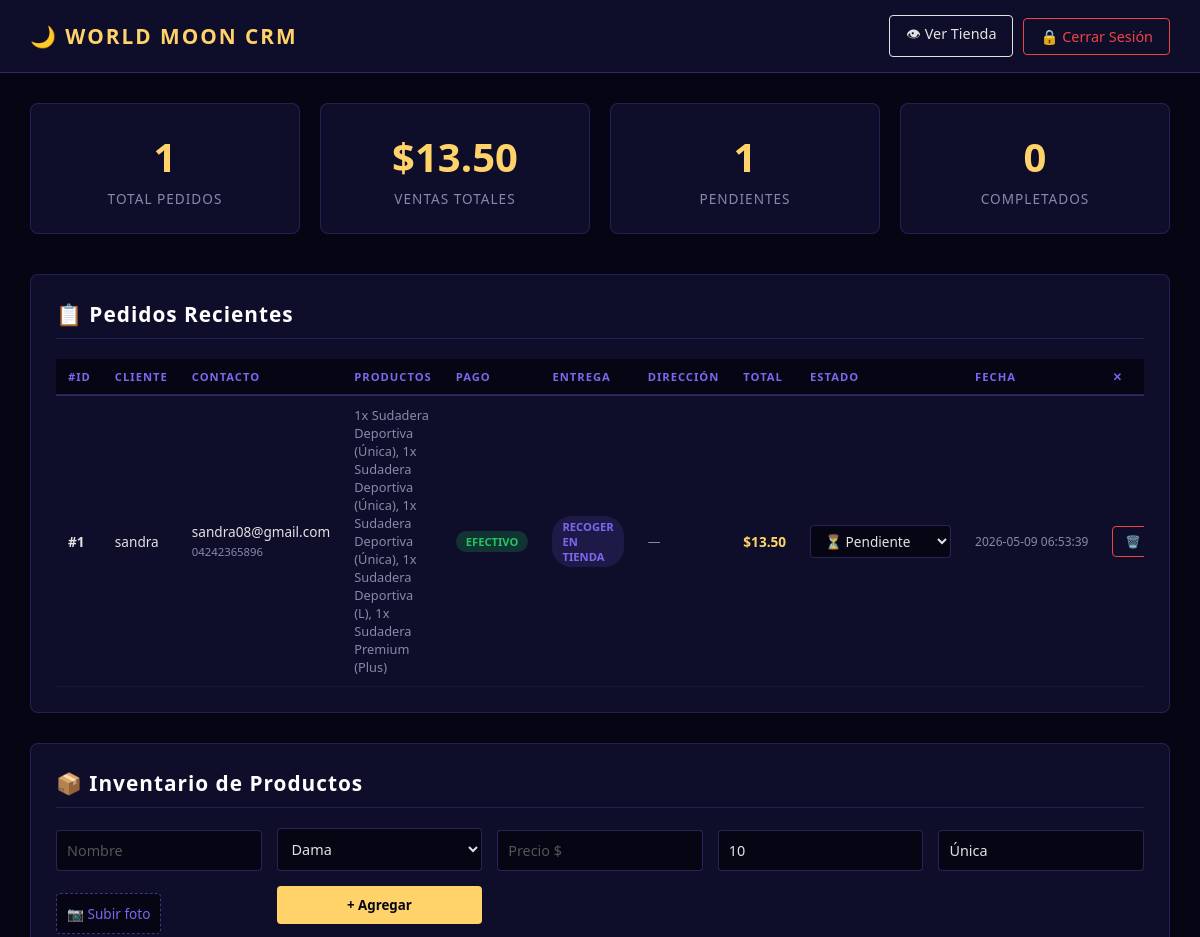
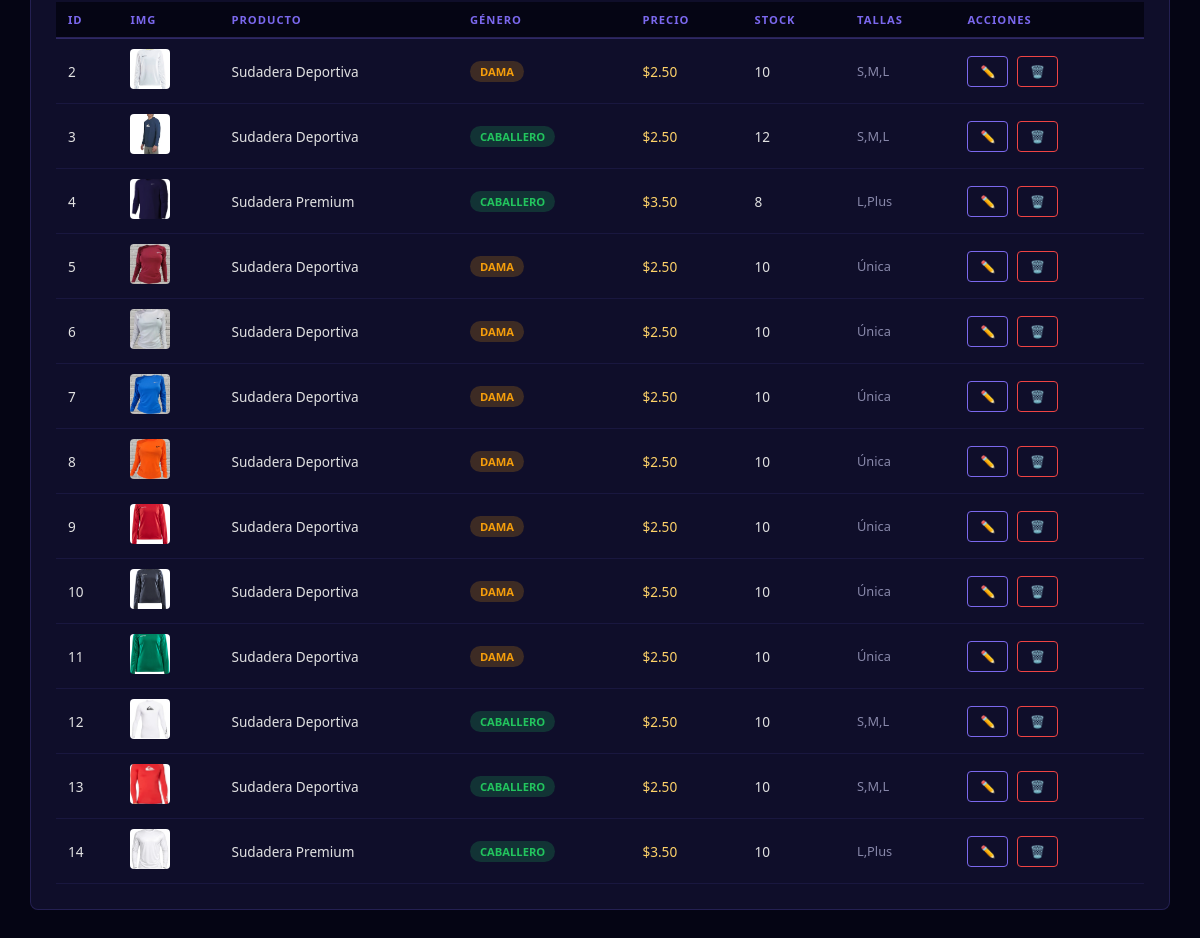
/admin (signed in), run on the app's committed database (2 pictures, top to bottom).
### tables this page shows
CREATE TABLE pedidos
                      (
                          id
                          INTEGER
                          PRIMARY
                          KEY
                          AUTOINCREMENT,
                          nombre
                          TEXT,
                          email
                          TEXT,
                          telefono
                          TEXT,
                          productos
                          TEXT,
                          total
                          REAL,
                          estado
                          TEXT
                          DEFAULT
                          'Pendiente',
                          metodo_pago
                          TEXT
                          DEFAULT
                          'Efectivo',
                          direccion
                          TEXT
                          DEFAULT
                          '',
                          delivery
                          TEXT
                          DEFAULT
                          'Recoger en tienda',
                          fecha
                          TIMESTAMP
                          DEFAULT
                          CURRENT_TIMESTAMP
                      );

CREATE TABLE productos
                      (
                          id
                          INTEGER
                          PRIMARY
                          KEY
                          AUTOINCREMENT,
                          nombre
                          TEXT,
                          genero
                          TEXT,
                          precio
                          REAL,
                          stock
                          INTEGER
                          DEFAULT
                          10,
                          imagen
                          TEXT,
                          tallas
                          TEXT
                      );

### app.py (the view)
@app.route('/admin')
def admin():
    if not session.get('admin'):
        return redirect('/admin/login')
    conn = get_db()
    pedidos = conn.execute('SELECT * FROM pedidos ORDER BY fecha DESC').fetchall()
    productos = conn.execute('SELECT * FROM productos').fetchall()
    total_pedidos = conn.execute('SELECT COUNT(*) as c FROM pedidos').fetchone()['c']
    total_ventas = conn.execute('SELECT COALESCE(SUM(total), 0) as s FROM pedidos').fetchone()['s']
    pendientes = conn.execute("SELECT COUNT(*) as c FROM pedidos WHERE estado='Pendiente'").fetchone()['c']
    completados = conn.execute("SELECT COUNT(*) as c FROM pedidos WHERE estado='Completado'").fetchone()['c']
    conn.close()
    return render_template('admin.html', pedidos=pedidos, productos=productos,
                           total_pedidos=total_pedidos, total_ventas=total_ventas,
                           pendientes=pendientes, completados=completados)

### app.py (called while the page is built)
def get_db():
    conn = sqlite3.connect(DB_NAME)
    conn.row_factory = sqlite3.Row
    return conn

### templates/admin.html (shortened to what this page needs)
<!DOCTYPE html>
<html lang="es">
<head>
</head>
<body>
    <nav class="admin-nav">
        <h1>🌙 World Moon CRM</h1>
        <div class="nav-links">
            <a href="/" target="_blank">👁 Ver Tienda</a>
            <a href="/admin/logout" class="btn-logout">🔒 Cerrar Sesión</a>
        </div>
    </nav>
    <div class="admin-contenido">
        <div class="stats-grid">
            <div class="stat-card"><div class="stat-numero">{{ total_pedidos }}</div><div class="stat-label">Total Pedidos</div></div>
            <div class="stat-card"><div class="stat-numero">${{ "%.2f"|format(total_ventas) }}</div><div class="stat-label">Ventas Totales</div></div>
            <div class="stat-card"><div class="stat-numero">{{ pendientes }}</div><div class="stat-label">Pendientes</div></div>
            <div class="stat-card"><div class="stat-numero">{{ completados }}</div><div class="stat-label">Completados</div></div>
        </div>
        <div class="seccion">
            <h2>📋 Pedidos Recientes</h2>
            {% if pedidos|length > 0 %}
            <div class="tabla-container">
                <table>
                    <thead><tr><th>#ID</th><th>Cliente</th><th>Contacto</th><th>Productos</th><th>Pago</th><th>Entrega</th><th>Dirección</th><th>Total</th><th>Estado</th><th>Fecha</th><th>✕</th></tr></thead>
                    <tbody>
                        {% for pedido in pedidos %}
                        <tr>
                            <td><strong>#{{ pedido.id }}</strong></td>
                            <td>{{ pedido.nombre }}</td>
                            <td>{{ pedido.email }}<br><small style="color:#8888aa">{{ pedido.telefono }}</small></td>
                            <td style="max-width:180px;font-size:0.8rem;color:#8888aa">{{ pedido.productos }}</td>
                            <td><span class="badge {% if pedido.metodo_pago=='Efectivo' %}badge-efectivo{% elif pedido.metodo_pago=='Transferencia' %}badge-transferencia{% elif pedido.metodo_pago=='Zelle' %}badge-zelle{% elif pedido.metodo_pago=='PayPal' %}badge-paypal{% else %}badge-tarjeta{% endif %}">{{ pedido.metodo_pago or 'Efectivo' }}</span></td>
                            <td><span class="badge badge-delivery">{{ pedido.delivery or 'Recoger' }}</span></td>
                            <td style="max-width:130px;font-size:0.8rem;color:#8888aa">{{ pedido.direccion or '—' }}</td>
                            <td><strong style="color:var(--estrella-dorada)">${{ "%.2f"|format(pedido.total) }}</strong></td>
                            <td>
                                <select class="select-estado" onchange="actualizarEstado({{ pedido.id }}, this.value)">
                                    <option value="Pendiente" {% if pedido.estado=='Pendiente' %}selected{% endif %}>⏳ Pendiente</option>
                                </select>
                            </td>
                            <td style="font-size:0.75rem;color:#8888aa;white-space:nowrap">{{ pedido.fecha }}</td>
                            <td><button class="btn-admin btn-eliminar" onclick="eliminarPedido({{ pedido.id }})">🗑️</button></td>
                        </tr>
                        {% endfor %}
                    </tbody>
                </table>
            </div>
            {% else %}
            <div class="vacio"><p>No hay pedidos aún.</p></div>
            {% endif %}
        </div>
        <div class="seccion">
            <h2>📦 Inventario de Productos</h2>
            <form id="form-agregar" onsubmit="agregarProducto(event)">
                <div class="form-grid">
                    <input type="text" id="prod-nombre" placeholder="Nombre" required>
                    <select id="prod-genero" required><option value="Dama">Dama</option><option value="Caballero">Caballero</option></select>
                    <input type="number" id="prod-precio" placeholder="Precio $" step="0.01" required>
                    <input type="number" id="prod-stock" placeholder="Stock" value="10">
                    <input type="text" id="prod-tallas" placeholder="Tallas (S,M,L)" value="Única">
                    <div class="upload-area">
                        <label class="btn-upload" id="btn-upload-add" for="file-add">📷 Subir foto</label>
                    </div>
                    <button type="submit" class="btn-agregar-prod">+ Agregar</button>
                </div>
            </form>
            {% if productos|length > 0 %}
            <div class="tabla-container">
                <table>
                    <thead><tr><th>ID</th><th>Img</th><th>Producto</th><th>Género</th><th>Precio</th><th>Stock</th><th>Tallas</th><th>Acciones</th></tr></thead>
                    <tbody>
                        {% for producto in productos %}
                        <tr>
                            <td>{{ producto.id }}</td>
                            <td><img src="{{ producto.imagen }}" style="width:40px;height:40px;object-fit:cover;border-radius:4px;" onerror="this.src='https://via.placeholder.com/40x40/1a1a35/7b68ee?text=IMG'"></td>
                            <td>{{ producto.nombre }}</td>
                            <td><span class="badge {% if producto.genero=='Dama' %}badge-dama{% else %}badge-caballero{% endif %}">{{ producto.genero }}</span></td>
                            <td style="color:var(--estrella-dorada)">${{ "%.2f"|format(producto.precio) }}</td>
                            <td>{{ producto.stock }}</td>
                            <td style="font-size:0.8rem;color:#8888aa">{{ producto.tallas }}</td>
                            <td>
                                <button class="btn-admin btn-editar" onclick="abrirEditar({{ producto.id }}, '{{ producto.nombre }}', '{{ producto.genero }}', {{ producto.precio }}, {{ producto.stock }}, '{{ producto.tallas }}', '{{ producto.imagen }}')">✏️</button>
                                <button class="btn-admin btn-eliminar" onclick="eliminarProducto({{ producto.id }})">🗑️</button>
                            </td>
                        </tr>
                        {% endfor %}
                    </tbody>
                </table>
            </div>
            {% else %}
            <div class="vacio"><p>No hay productos.</p></div>
            {% endif %}
        </div>
    </div>
</body>
</html>

### templates/admin.html (style rules this page uses)
:root { --espacio-profundo: #050514; --nebula-oscura: #0f0e2a; --luna-plata: #e2e2e2; --estrella-dorada: #ffd369; --polvo-cosmico: #7b68ee; --verde: #22c55e; --rojo: #ef4444; --naranja: #f59e0b; }
* { margin: 0; padding: 0; box-sizing: border-box; font-family: 'Segoe UI', Roboto, sans-serif; }
body { background: var(--espacio-profundo); color: var(--luna-plata); min-height: 100vh; }
.admin-nav { background: var(--nebula-oscura); border-bottom: 1px solid rgba(123,104,238,0.3); padding: 15px 30px; display: flex; justify-content: space-between; align-items: center; }
.admin-nav h1 { color: var(--estrella-dorada); font-size: 1.3rem; letter-spacing: 2px; text-transform: uppercase; }
.admin-nav .nav-links { display: flex; gap: 10px; align-items: center; }
.admin-nav a, .admin-nav button { color: var(--luna-plata); text-decoration: none; font-size: 0.9rem; padding: 8px 16px; border: 1px solid var(--luna-plata); border-radius: 4px; transition: all 0.3s; background: none; cursor: pointer; font-family: inherit; }
.btn-logout { border-color: var(--rojo) !important; color: var(--rojo) !important; }
.admin-contenido { max-width: 1200px; margin: 0 auto; padding: 30px; }
.stats-grid { display: grid; grid-template-columns: repeat(auto-fit, minmax(200px, 1fr)); gap: 20px; margin-bottom: 40px; }
.stat-card { background: var(--nebula-oscura); border: 1px solid rgba(123,104,238,0.2); border-radius: 8px; padding: 25px; text-align: center; }
.stat-card .stat-numero { font-size: 2.5rem; font-weight: bold; color: var(--estrella-dorada); }
.stat-card .stat-label { font-size: 0.85rem; color: #8888aa; text-transform: uppercase; letter-spacing: 1px; margin-top: 5px; }
.seccion { background: var(--nebula-oscura); border: 1px solid rgba(123,104,238,0.2); border-radius: 8px; padding: 25px; margin-bottom: 30px; }
.seccion h2 { color: white; font-size: 1.3rem; margin-bottom: 20px; padding-bottom: 10px; border-bottom: 1px solid rgba(123,104,238,0.2); letter-spacing: 1px; }
.tabla-container { overflow-x: auto; }
table { width: 100%; border-collapse: collapse; font-size: 0.9rem; }
th { background: var(--espacio-profundo); color: var(--polvo-cosmico); text-transform: uppercase; font-size: 0.7rem; letter-spacing: 1px; padding: 10px 12px; text-align: left; border-bottom: 2px solid rgba(123,104,238,0.3); white-space: nowrap; }
td { padding: 10px 12px; border-bottom: 1px solid rgba(123,104,238,0.1); color: var(--luna-plata); font-size: 0.85rem; }
.badge { display: inline-block; padding: 3px 10px; border-radius: 20px; font-size: 0.7rem; font-weight: bold; text-transform: uppercase; }
.badge-dama { background: rgba(245,158,11,0.2); color: var(--naranja); }
.badge-caballero { background: rgba(34,197,94,0.2); color: var(--verde); }
.badge-efectivo { background: rgba(34,197,94,0.2); color: var(--verde); }
.badge-delivery { background: rgba(123,104,238,0.15); color: var(--polvo-cosmico); }
.select-estado { background: var(--espacio-profundo); color: var(--luna-plata); border: 1px solid rgba(123,104,238,0.3); padding: 5px 10px; border-radius: 4px; font-size: 0.85rem; cursor: pointer; }
.btn-admin { padding: 6px 12px; border: none; border-radius: 4px; font-size: 0.75rem; font-weight: bold; text-transform: uppercase; cursor: pointer; transition: all 0.3s; margin-right: 5px; }
.btn-eliminar { background: transparent; border: 1px solid var(--rojo); color: var(--rojo); }
.btn-editar { background: transparent; border: 1px solid var(--polvo-cosmico); color: var(--polvo-cosmico); }
.form-grid { display: grid; grid-template-columns: repeat(auto-fit, minmax(180px, 1fr)); gap: 15px; margin-bottom: 15px; align-items: end; }
.form-grid input, .form-grid select { background: var(--espacio-profundo); border: 1px solid rgba(123,104,238,0.3); color: var(--luna-plata); padding: 10px; border-radius: 4px; font-size: 0.9rem; }
.form-grid input::placeholder { color: #555; }
.btn-agregar-prod { background: var(--estrella-dorada); color: var(--espacio-profundo); font-weight: bold; padding: 10px 25px; border: none; border-radius: 4px; cursor: pointer; transition: all 0.3s; }
.upload-area { position: relative; }
.btn-upload { background: var(--espacio-profundo); border: 1px dashed rgba(123,104,238,0.5); color: var(--polvo-cosmico); padding: 10px; border-radius: 4px; font-size: 0.85rem; cursor: pointer; transition: all 0.3s; text-align: center; width: 100%; }

### data on the page
pedidos: id "1", nombre "sandra", email "sandra08@gmail.com", telefono "04242365896", productos "1x Sudadera Deportiva (Única), 1x Sudadera Deportiva (Única), 1x Sudadera Deportiva (Única), 1x Sudadera Deportiva (L), 1x Sudadera Premium (Plus)", metodo_pago "EFECTIVO", delivery "RECOGER EN TIENDA", direccion "—", total "13.50", estado+id "⏳ Pendiente", fecha "2026-05-09 06:53:39"
productos: id "2", imagen (picture), nombre "Sudadera Deportiva", genero "DAMA", precio "2.50", stock "10", tallas "S,M,L"
productos: id "3", imagen (picture), nombre "Sudadera Deportiva", genero "CABALLERO", precio "2.50", stock "12", tallas "S,M,L"
productos: id "4", imagen (picture), nombre "Sudadera Premium", genero "CABALLERO", precio "3.50", stock "8", tallas "L,Plus"
productos: id "5", imagen (picture), nombre "Sudadera Deportiva", genero "DAMA", precio "2.50", stock "10", tallas "Única"
productos: id "6", imagen (picture), nombre "Sudadera Deportiva", genero "DAMA", precio "2.50", stock "10", tallas "Única"
productos: id "7", imagen (picture), nombre "Sudadera Deportiva", genero "DAMA", precio "2.50", stock "10", tallas "Única"
productos: id "8", imagen (picture), nombre "Sudadera Deportiva", genero "DAMA", precio "2.50", stock "10", tallas "Única"
productos: id "9", imagen (picture), nombre "Sudadera Deportiva", genero "DAMA", precio "2.50", stock "10", tallas "Única"
productos: id "10", imagen (picture), nombre "Sudadera Deportiva", genero "DAMA", precio "2.50", stock "10", tallas "Única"
productos: id "11", imagen (picture), nombre "Sudadera Deportiva", genero "DAMA", precio "2.50", stock "10", tallas "Única"
productos: id "12", imagen (picture), nombre "Sudadera Deportiva", genero "CABALLERO", precio "2.50", stock "10", tallas "S,M,L"
productos: id "13", imagen (picture), nombre "Sudadera Deportiva", genero "CABALLERO", precio "2.50", stock "10", tallas "S,M,L"
productos: id "14", imagen (picture), nombre "Sudadera Premium", genero "CABALLERO", precio "3.50", stock "10", tallas "L,Plus"

### other printed values
{{ total_pedidos }} "1"
{{ "%.2f"|format(total_ventas) }} "13.50"
{{ pendientes }} "1"
{{ completados }} "0"
